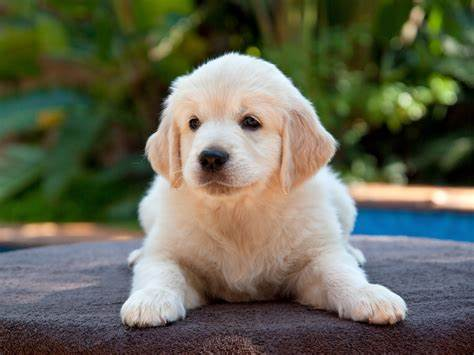
#> input picture Image processing practice/OIP.jpeg, 474 x 355 px, found by its file name
$ jupyter execute image_proecess_dl.ipynb
#> lines starting #> are read from the running program, lines starting #| are printed output that depends on the picture
[cell 1]
import cv2
import numpy as np

[cell 2]
# READ AN IMAGE
img = cv2.imread('E:\DL Projects\Image processing practice\OIP.jpeg')
#> img is the input picture: shape (355, 474, 3); mean B, G, R 83.6, 101.8, 100.8

[cell 3]
cv2.imshow('window',img)
cv2.waitKey(0)
img.shape
#> Out = (355, 474, 3)

[cell 4]
#  RGB to GrayScale image
img_gray = cv2.cvtColor(img,cv2.COLOR_BGR2GRAY)
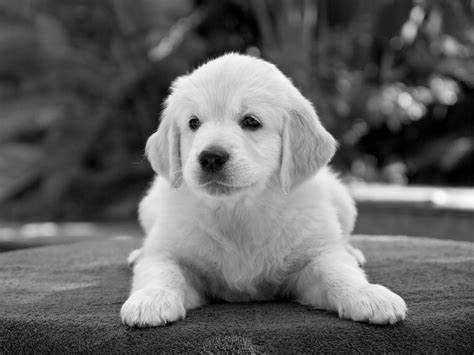
#> img_gray: shape (355, 474); min 0, max 253, mean 99.4
cv2.imshow('window',img_gray)
cv2.waitKey(0)
img_gray.shape
#> Out = (355, 474)
